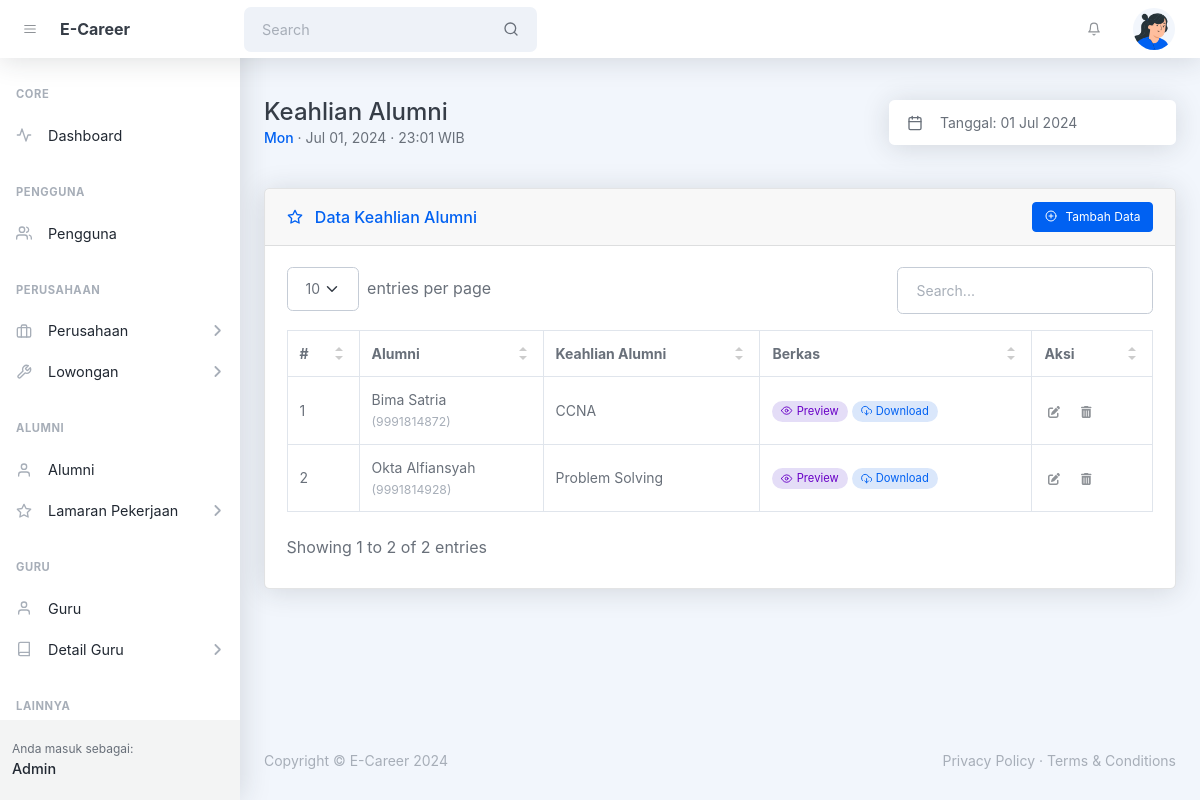
The page /admin/keahlian_alumni.php (signed in) on the database its author committed.
### tables this page shows
CREATE TABLE `tbl_keahlian_alumni` (
  `id` int(10) UNSIGNED NOT NULL,
  `id_alumni` int(10) UNSIGNED NOT NULL,
  `nama_keahlian` varchar(128) NOT NULL,
  `file_keahlian` varchar(255) NOT NULL,
  `created_at` timestamp NOT NULL DEFAULT current_timestamp(),
  `updated_at` timestamp NULL DEFAULT NULL ON UPDATE current_timestamp()
);

CREATE TABLE `tbl_alumni` (
  `id` int(10) UNSIGNED NOT NULL,
  `id_pengguna` int(10) UNSIGNED DEFAULT NULL,
  `id_kelas` int(10) UNSIGNED DEFAULT NULL,
  `nisn` varchar(10) NOT NULL,
  `nama_alumni` varchar(128) NOT NULL,
  `jk` enum('l','p') NOT NULL,
  `alamat` varchar(255) NOT NULL,
  `tmp_lahir` varchar(64) NOT NULL,
  `tgl_lahir` date NOT NULL,
  `no_telp` varchar(16) DEFAULT NULL,
  `email` varchar(128) NOT NULL,
  `created_at` timestamp NOT NULL DEFAULT current_timestamp() ON UPDATE current_timestamp(),
  `updated_at` timestamp NULL DEFAULT NULL ON UPDATE current_timestamp()
);

### helpers/isAccessAllowedHelper.php (called while the page is built, shortened)
<?php
function isAccessAllowed($expected_hak_akses = null): bool {
    include_once '../config/config.php';
    $current_hak_akses = $_SESSION['hak_akses'] ?? null;
    $expected_hak_akses = !is_array($expected_hak_akses)
        ? array($expected_hak_akses)
        : $expected_hak_akses;
    return true;
}
?>

### admin/keahlian_alumni.php (the view, shortened to what this page needs)
<?php
include '../helpers/isAccessAllowedHelper.php';
if (!isAccessAllowed('admin')) :
  session_destroy();
  echo "<meta http-equiv='refresh' content='0;" . base_url_return('index.php?msg=other_error') . "'>";
else :
  include_once '../config/connection.php';
?>
  <!DOCTYPE html>
  <html lang="en">
  <head>
    <?php include '_partials/head.php' ?>
  </head>
  <body class="nav-fixed">
    <?php include '_partials/topnav.php' ?>
    <div id="layoutSidenav">
      <div id="layoutSidenav_nav">
        <?php include '_partials/sidebar.php' ?>
      </div>
      <div id="layoutSidenav_content">
        <main>
          <div class="container-xl px-4 mt-5">
            <div class="d-flex justify-content-between align-items-sm-center flex-column flex-sm-row mb-4">
              <div class="me-4 mb-3 mb-sm-0">
                <h1 class="mb-0">Keahlian Alumni</h1>
                <div class="small">
                  <span class="fw-500 text-primary"><?= date('D') ?></span>
                  &middot; <?= date('M d, Y') ?> &middot; <?= date('H:i') ?> WIB
                </div>
              </div>
              <div class="input-group input-group-joined border-0 shadow w-auto">
                <span class="input-group-text"><i data-feather="calendar"></i></span>
                <input class="form-control ps-0 pointer" id="litepickerRangePlugin" value="Tanggal: <?= date('d M Y') ?>" readonly />
              </div>
            </div>
            <div class="card card-header-actions mb-4 mt-5">
              <div class="card-header">
                <div>
                  <i data-feather="star" class="me-2 mt-1"></i>
                  Data Keahlian Alumni
                </div>
                <button class="btn btn-sm btn-primary toggle_modal_tambah" type="button"><i data-feather="plus-circle" class="me-2"></i>Tambah Data</button>
              </div>
              <div class="card-body">
                <table id="datatablesSimple">
                  <thead>
                    <tr>
                      <th>#</th>
                      <th>Alumni</th>
                      <th>Keahlian Alumni</th>
                      <th>Berkas</th>
                      <th>Aksi</th>
                    </tr>
                  </thead>
                  <tbody>
                    <?php
                    $no = 1;
                    $query_keahlian_alumni = mysqli_query($connection,
                      "SELECT
                        d.id AS id_keahlian_alumni, d.nama_keahlian, d.file_keahlian,
                        a.id AS id_alumni, a.nisn, a.nama_alumni, a.jk, a.alamat, a.tmp_lahir, a.tgl_lahir, a.no_telp, a.email,
                        b.id AS id_kelas, b.nama_kelas,
                        c.id AS id_wali_kelas, c.nama_guru AS nama_wali_kelas,
                        f.id AS id_pengguna, f.username, f.hak_akses
                      FROM tbl_keahlian_alumni AS d
                      INNER JOIN tbl_alumni AS a
                        ON a.id = d.id_alumni
                      LEFT JOIN tbl_kelas AS b
                        ON b.id = a.id_kelas
                      LEFT JOIN tbl_guru AS c
                        ON c.id = b.id_wali_kelas
                      LEFT JOIN tbl_pengguna AS f
                        ON f.id = a.id_pengguna
                      ORDER BY d.id DESC");
                    while ($keahlian_alumni = mysqli_fetch_assoc($query_keahlian_alumni)):
                      $path_file_keahlian_alumni = base_url_return('assets/uploads/file_keahlian_alumni/');
                      $file_keahlian = $keahlian_alumni['file_keahlian'] ?? null;
                      $link_file_keahlian = $path_file_keahlian_alumni . $file_keahlian;
                    ?>
                      <tr>
                        <td><?= $no++ ?></td>
                        <td>
                          <?= htmlspecialchars($keahlian_alumni['nama_alumni']) ?>
                          <?= "<br><small class='text-muted'>({$keahlian_alumni['nisn']})</small>" ?>
                        </td>
                        <td><?= $keahlian_alumni['nama_keahlian'] ?></td>
                        <td>
                          <?php if ($file_keahlian): ?>
                            <a class="btn btn-xs rounded-pill bg-purple-soft text-purple" href="<?= $link_file_keahlian ?>" target="_blank">
                              <i data-feather="eye" class="me-1"></i>Preview
                            </a>
                            <a class="btn btn-xs rounded-pill bg-blue-soft text-blue" href="<?= $link_file_keahlian ?>" download>
                              <i data-feather="download-cloud" class="me-1"></i>Download
                            </a>
                          <?php else: ?>
                            <small class="text-muted">Tidak ada</small>
                          <?php endif ?>
                        </td>
                        <td>
                          <button class="btn btn-datatable btn-icon btn-transparent-dark me-2 toggle_modal_ubah"
                            data-id_keahlian_alumni="<?= $keahlian_alumni['id_keahlian_alumni'] ?>"
                            data-nama_keahlian="<?= $keahlian_alumni['nama_keahlian'] ?>"
                            data-file_keahlian="<?= $keahlian_alumni['file_keahlian'] ?>">
                            <i class="fa fa-pen-to-square"></i>
                          </button>
                          <button class="btn btn-datatable btn-icon btn-transparent-dark me-2 toggle_swal_hapus"
                            data-id_keahlian_alumni="<?= $keahlian_alumni['id_keahlian_alumni'] ?>"
                            data-id_alumni="<?= $keahlian_alumni['id_alumni'] ?>"
                            data-nama_keahlian="<?= $keahlian_alumni['nama_keahlian'] ?>">
                            <i class="fa fa-trash-can"></i>
                          </button>
                        </td>
                      </tr>
                    <?php endwhile ?>
                  </tbody>
                </table>
              </div>
            </div>
          </div>
        </main>
        <?php include '_partials/footer.php' ?>
      </div>
    </div>
  </body>
  </html>
<?php endif ?>

### rows shown on the page
tbl_keahlian_alumni: id_alumni.nama_alumni "Bima Satria", id_alumni.nisn "9991814872", nama_keahlian "CCNA"
tbl_keahlian_alumni: id_alumni.nama_alumni "Okta Alfiansyah", id_alumni.nisn "9991814928", nama_keahlian "Problem Solving"

### other values the page prints
SITE_NAME_SHORT "E-Career"
$user_logged_in "Admin"
